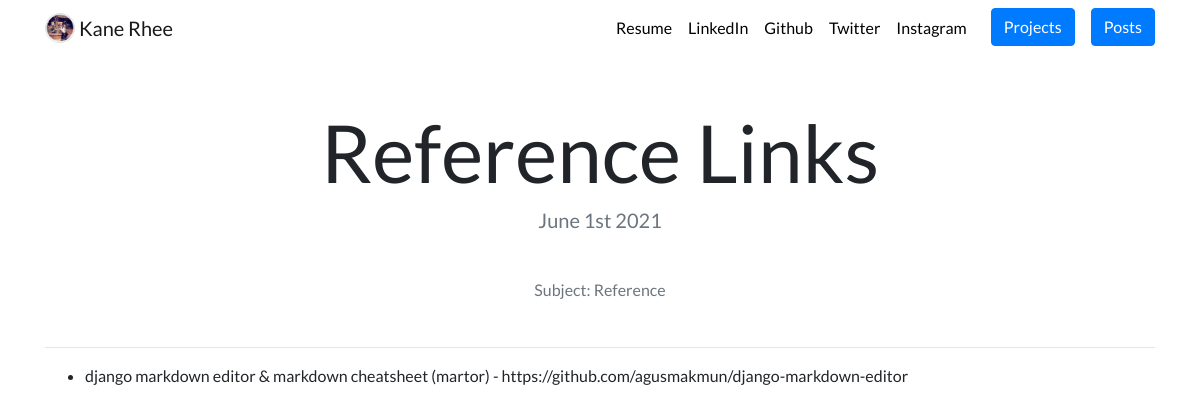
/post/1, run on an earlier commit of the app's database.
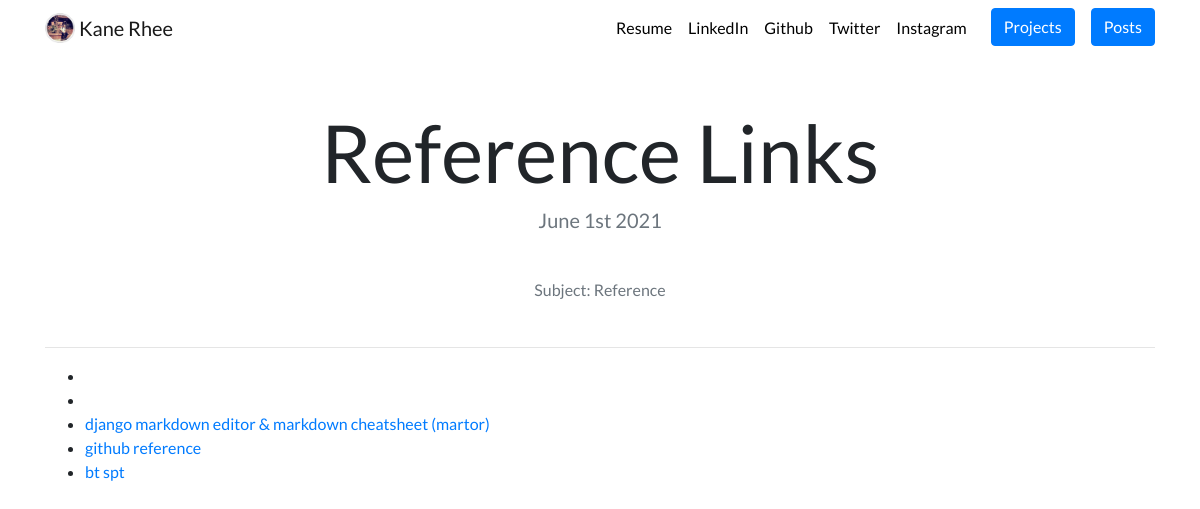
And on a later commit of the database.
### post/models.py (models this page shows, shortened)
class Post(models.Model):
    title = models.CharField(max_length=200)
    subject = models.CharField(max_length=200, blank=True, null=True)
    date = models.DateField()
    martorfield = MartorField(blank=True, null=True)

### post/views.py (the view)
# urls.py: path('<int:post_id>', views.detail, name='detail'),         # for blog posts
def detail(request, post_id):
    post = get_object_or_404(Post, pk=post_id)
    return render(request, 'post/detail.html', {'post':post})

### post/templates/post/detail.html
{% extends "project/base.html" %}
{% load static %}
{% load martortags %}
{% block content %}
<h3 class="text-center mt-5" id="blogdetailtitle">{{ post.title }}</h3>
<h5 class="text-center text-muted mb-5">{{ post.date|date:'F jS Y' }}</h5>
<h6 class="text-center text-muted mb-5">Subject: {{ post.subject }}</h6>
<hr>
<div>
  {{ post.martorfield|safe_markdown }}
</div>
{% endblock %}

What changed in the data, as far as the page shows it:
changed Post "Reference Links": martorfield "django markdown editor & markdown cheatsheet (martor) - https://github.com/agusmakmun/django-markdown-editor" → "django markdown editor & markdown cheatsheet (martor) github reference bt spt"
